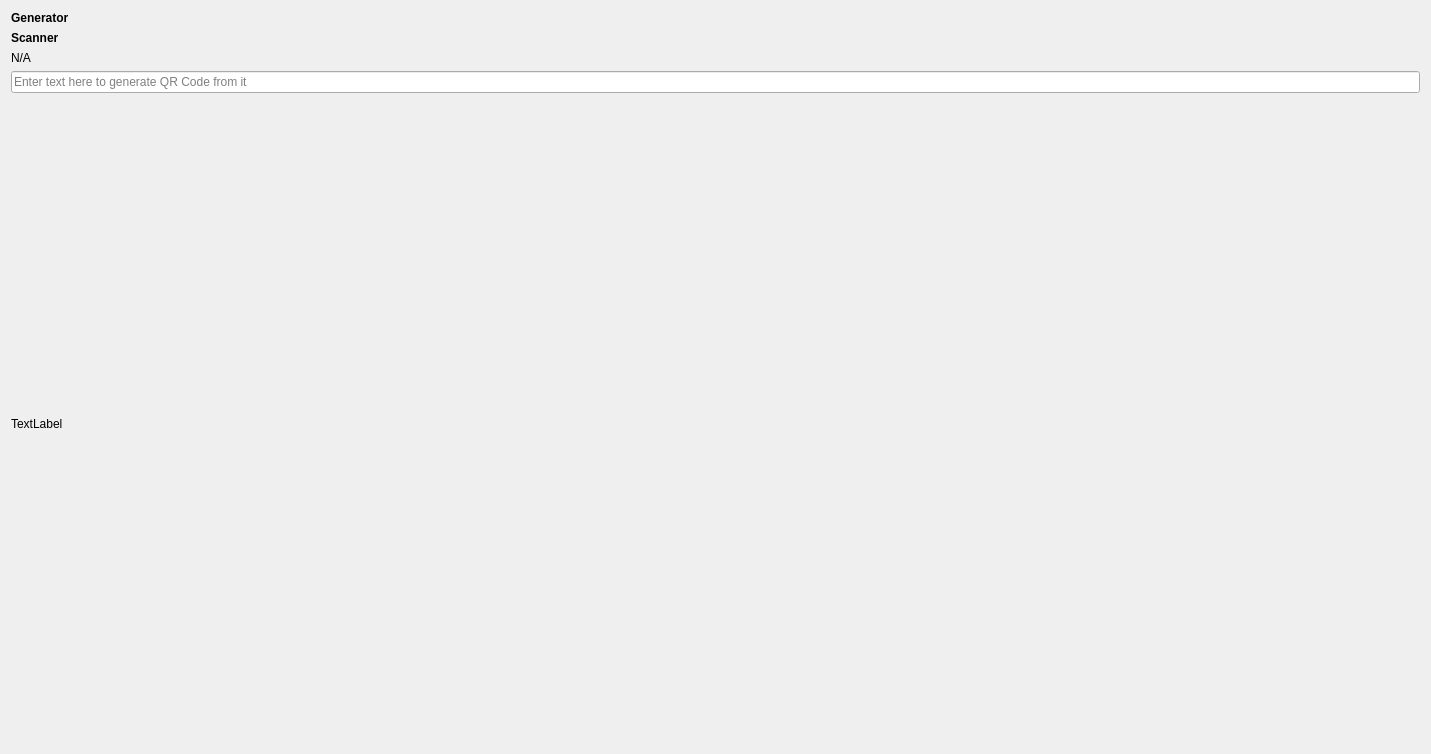
<?xml version="1.0" encoding="UTF-8"?>
<ui version="4.0">
 <class>QRUtilityWidget</class>
 <widget class="QWidget" name="QRUtilityWidget">
  <property name="geometry">
   <rect>
    <x>0</x>
    <y>0</y>
    <width>1431</width>
    <height>754</height>
   </rect>
  </property>
  <property name="windowTitle">
   <string>Form</string>
  </property>
  <layout class="QVBoxLayout" name="verticalLayout">
   <item>
    <widget class="QLabel" name="label_8">
     <property name="font">
      <font>
       <bold>true</bold>
      </font>
     </property>
     <property name="text">
      <string>Generator</string>
     </property>
    </widget>
   </item>
   <item>
    <widget class="QLabel" name="label_9">
     <property name="font">
      <font>
       <bold>true</bold>
      </font>
     </property>
     <property name="text">
      <string>Scanner</string>
     </property>
    </widget>
   </item>
   <item>
    <widget class="QLabel" name="labelQR">
     <property name="sizePolicy">
      <sizepolicy hsizetype="Expanding" vsizetype="Minimum">
       <horstretch>0</horstretch>
       <verstretch>0</verstretch>
      </sizepolicy>
     </property>
     <property name="text">
      <string>N/A</string>
     </property>
    </widget>
   </item>
   <item>
    <widget class="QLineEdit" name="lineEditQR">
     <property name="placeholderText">
      <string>Enter text here to generate QR Code from it</string>
     </property>
    </widget>
   </item>
   <item>
    <widget class="QRWidget" name="widgetQR" native="true"/>
   </item>
   <item>
    <widget class="QLabel" name="labelQRScanner">
     <property name="sizePolicy">
      <sizepolicy hsizetype="Expanding" vsizetype="Expanding">
       <horstretch>0</horstretch>
       <verstretch>0</verstretch>
      </sizepolicy>
     </property>
     <property name="text">
      <string>TextLabel</string>
     </property>
    </widget>
   </item>
  </layout>
 </widget>
 <customwidgets>
  <customwidget>
   <class>QRWidget</class>
   <extends>QWidget</extends>
   <header location="global">qr/QRWidget.hpp</header>
   <container>1</container>
  </customwidget>
 </customwidgets>
 <resources/>
 <connections>
  <connection>
   <sender>lineEditQR</sender>
   <signal>textChanged(QString)</signal>
   <receiver>QRUtilityWidget</receiver>
   <slot>qrTextChanged(QString)</slot>
   <hints>
    <hint type="sourcelabel">
     <x>715</x>
     <y>90</y>
    </hint>
    <hint type="destinationlabel">
     <x>715</x>
     <y>376</y>
    </hint>
   </hints>
  </connection>
 </connections>
 <slots>
  <slot>qrTextChanged(QString)</slot>
 </slots>
</ui>
